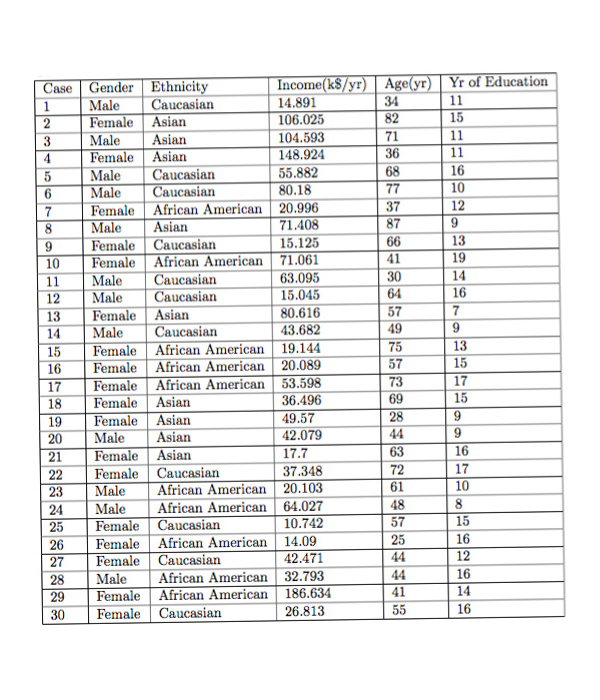
#> input picture sample/table1r.jpg, 600 x 700 px
$ python Main.py
#> lines starting #> are read from the running program, lines starting #| are printed output that depends on the picture; after the words box and inside, x2 and y2 are one past the last pixel; in counts of white or black regions, pixels touching at a corner belong together
### utils/image/binarization.py
__author__ = 'Edwin'

import cv2
import binarizewolfjolion as wolf

BINARIZATION_WHITE = 255


def canny(gray, threshold1, threshold2):
    return cv2.Canny(gray,threshold1, threshold2)


def threshold(gray, threshold):
    th, binary = cv2.threshold(gray, threshold, BINARIZATION_WHITE, cv2.THRESH_BINARY_INV)
    return binary


def adaptive_threshold(gray, block_size, c=1):
    return cv2.adaptiveThreshold(gray, BINARIZATION_WHITE,
                                 cv2.ADAPTIVE_THRESH_GAUSSIAN_C, cv2.THRESH_BINARY_INV, block_size, c)


# [18 lines left out: functions binarizewolfjolion, _get_default_win_size, not called in this run]

### utils/image/algorithms.py
__author__ = 'Edwin'

import cv2
import numpy as np


def find_rt_lines(binary, threshold, rho_res = 1, th_res = np.pi/180):
    lines = cv2.HoughLines(binary, rho_res, th_res, threshold)
    return [line[0] for line in lines]


# [56 lines left out: functions deduplicate_rt_lines, rt_lines_to_2pts, orthogonal_separation, not called in this run]


def sort_2pts_lines(lines, index):
    lines.sort(cmp=lambda l1, l2: l1[index] - l2[index])

# [69 lines left out: functions find_two_lines_intersection, eudist, find_nearest_point, find_intersection_matrix, slide_vertex_mat_4pts, not called in this run]


# [32 lines of commented-out code are left out]

### Main.py
__author__ = 'Edwin'

import numpy as np
import cv2
import utils.image.draw_tools as draw
import utils.image.algorithms as imalg
import utils.image.binarization as binz
import utils.image.split as split
import utils.image.save as sv
import time
import os

# img = cv2.imread("sample/sudoku.jpg")
img = cv2.imread("sample/table1r.jpg")
#> img is the input picture: shape (700, 600, 3); mean B, G, R 235, 235, 235
imgcopy = np.copy(img)
gray = cv2.cvtColor(img, cv2.COLOR_BGR2GRAY)

binary = binz.threshold(gray, 200)
#> in threshold, `th, binary = cv2.threshold(gray, threshold, BINARIZATION_WHITE, cv2.TH..`:
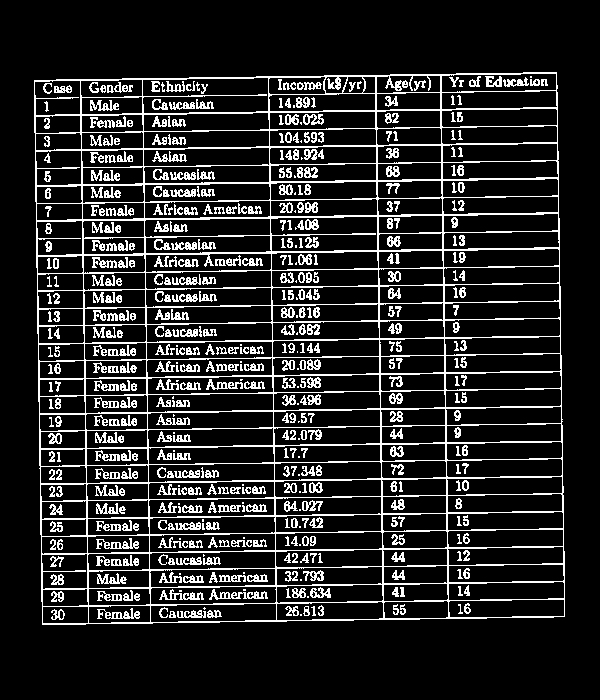
#> binary: shape (700, 600); 14.8% white in thin lines or dots, all inside (x1, y1, x2, y2) = (34, 72, 565, 625)
#> in threshold, `th, binary = cv2.threshold(gray, threshold, BINARIZATION_WHITE, cv2.TH..`: th = 200
# [7 lines of commented-out code are left out]
rt_lines = imalg.find_rt_lines(binary, 350)
#> in find_rt_lines, `lines = cv2.HoughLines(binary, rho_res, th_res, threshold)`: lines = 39 rows, first 8: [187, 1.55], [222, 1.55], [257, 1.55], [-373, 3.12], [-438, 3.12], [415, 1.55], [380, 1.55], [450, 1.55]
#> rt_lines = 39 pairs, first value -554 to 625, second value 1.55 to 3.12
two_pts_lines = imalg.rt_lines_to_2pts(rt_lines)
#> the loop in rt_lines_to_2pts, `for rho, theta in rt_lines:` made 39 passes
#> after the loop in rt_lines_to_2pts, `for rho, theta in rt_lines:`: two_pts_lines = 39 items, first 6: [-996, 204, 1003, 169], [-995, 239, 1003, 204], [-995, 274, 1004, 239], [355, -1006, 390, 993], [420, -1007, 455, 992], [-992, 432, 1007, 397]
horizontal, vertical = imalg.orthogonal_separation(two_pts_lines)
#> the loop in orthogonal_separation, `for x1, y1, x2, y2 in lines:` made 39 passes
#> after the loop in orthogonal_separation, `for x1, y1, x2, y2 in lines:`: horizontal = 32 items, first 6: [-996, 204, 1003, 169], [-995, 239, 1003, 204], [-995, 274, 1004, 239], [-992, 432, 1007, 397], [-993, 397, 1006, 362], [-991, 467, 1007, 432]; vertical = [[355, -1006, 390, 993], [420, -1007, 455, 992], [60, -1001, 95, 998], [14, -1000, 49, 999], [248, -1004, 283, 995], [122, -1002, 157, 997], [536, -1009, 571, 990]]
imalg.sort_2pts_lines(horizontal, 1)
#> (the run stopped early here; a loop or call above may not have finished)

$ run again, with sample/table1.jpg copied over sample/table1r.jpg
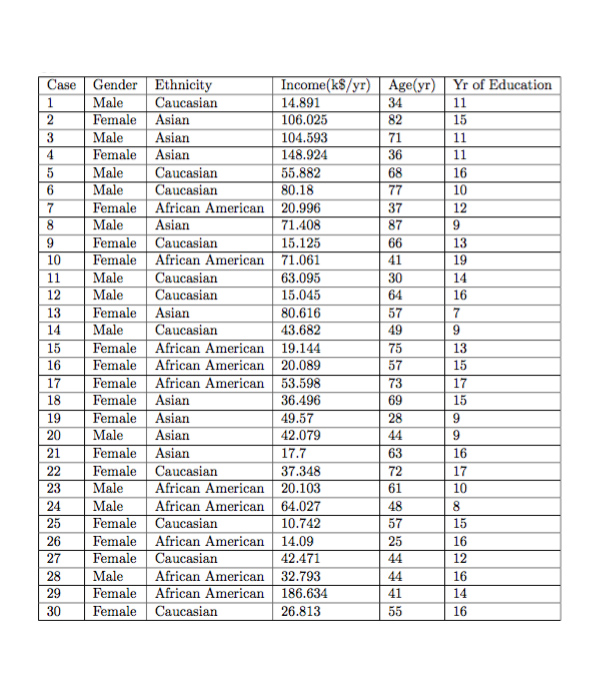
#> input picture sample/table1.jpg, 600 x 700 px
#> img is the input picture: shape (700, 600, 3); mean B, G, R 235.7, 235.6, 235.7
#> in threshold, `th, binary = cv2.threshold(gray, threshold, BINARIZATION_WHITE, cv2.TH..`:
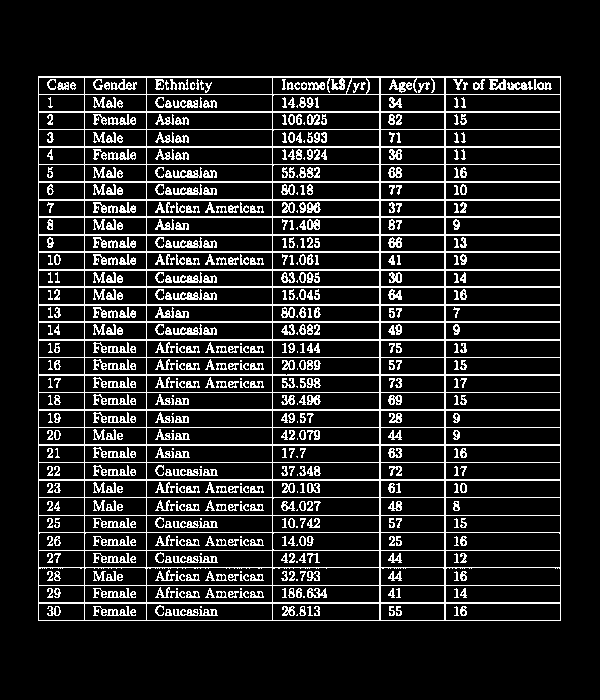
#> binary: shape (700, 600); 14.1% white in thin lines or dots, all inside (x1, y1, x2, y2) = (38, 76, 561, 621)
#> th = 200
#> lines = 40 rows, first 8: [38, 0], [84, 0], [146, 0], [272, 0], [379, 0], [444, 0], [560, 0], [76, 1.57]
#> rt_lines = 40 pairs, first value 38 to 620, second value 0 to 1.57
#> the loop in rt_lines_to_2pts, `for rho, theta in rt_lines:` made 40 passes
#> after the loop in rt_lines_to_2pts, `for rho, theta in rt_lines:`: two_pts_lines = 40 items, first 6: [38, 1000, 38, -1000], [84, 1000, 84, -1000], [146, 1000, 146, -1000], [272, 1000, 272, -1000], [379, 1000, 379, -1000], [444, 1000, 444, -1000]
#> the loop in orthogonal_separation, `for x1, y1, x2, y2 in lines:` made 40 passes
#> after the loop in orthogonal_separation, `for x1, y1, x2, y2 in lines:`: horizontal = 32 items, first 6: [-1000, 75, 999, 76], [-1000, 93, 999, 94], [-1000, 110, 999, 111], [-1000, 128, 999, 129], [-1000, 145, 999, 146], [-1000, 163, 999, 164]; vertical = [[38, 1000, 38, -1000], [84, 1000, 84, -1000], [146, 1000, 146, -1000], [272, 1000, 272, -1000], [379, 1000, 379, -1000], [444, 1000, 444, -1000], [560, 1000, 560, -1000], [94, 1000, 94, -1000]]

$ run again, with sample/test5.jpg copied over sample/table1r.jpg
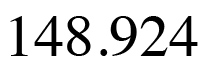
#> input picture sample/test5.jpg, 212 x 64 px
#> img is the input picture: shape (64, 212, 3); min 0, max 255, mean 217
#> in threshold, `th, binary = cv2.threshold(gray, threshold, BINARIZATION_WHITE, cv2.TH..`:
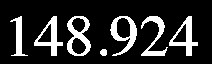
#> binary: shape (64, 212); 17% white; 7 white regions, largest, box (x1, y1, x2, y2) and area: (67, 16, 91, 56) 443, (110, 16, 137, 56) 422, (34, 16, 63, 56) 390
#> th = 200
#> lines = None
